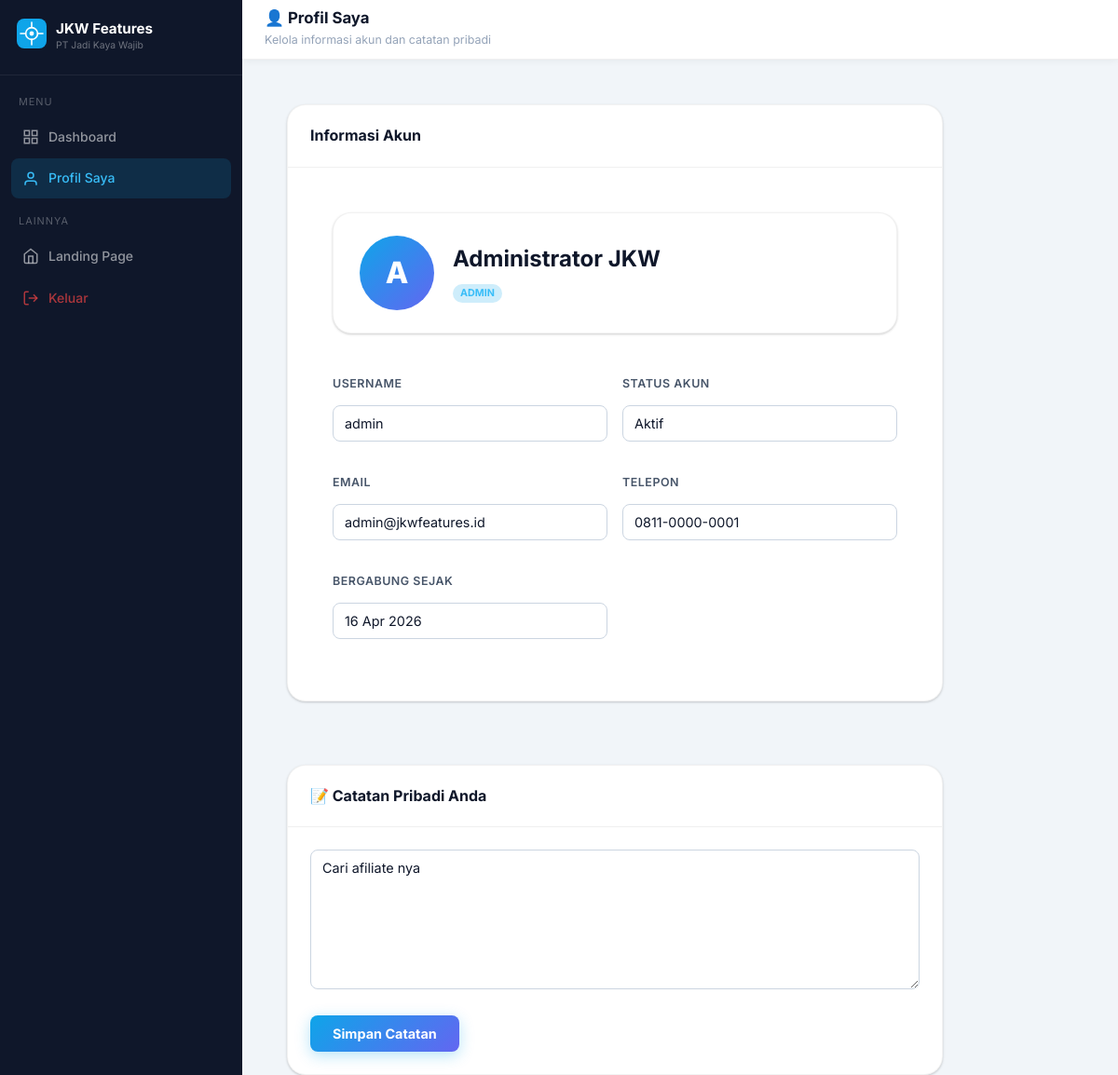
The page /profil.php (signed in) on the database its author committed.
### tables this page shows
CREATE TABLE `users` (
  `id` int(11) NOT NULL,
  `nama` varchar(150) NOT NULL,
  `username` varchar(50) NOT NULL,
  `password` varchar(255) NOT NULL,
  `email` varchar(100) DEFAULT NULL,
  `telepon` varchar(20) DEFAULT NULL,
  `role` enum('admin','afiliator','user') DEFAULT 'user',
  `afiliator_id` int(11) DEFAULT NULL,
  `status` enum('aktif','nonaktif') DEFAULT 'aktif',
  `created_at` timestamp NOT NULL DEFAULT current_timestamp(),
  `password_plain` varchar(255) DEFAULT 'password123',
  `catatan_pribadi` text DEFAULT NULL
);

### config.php (called while the page is built, shortened)
<?php
function tglIndo($tgl) {
    $bulan = ['','Jan','Feb','Mar','Apr','Mei','Jun','Jul','Agu','Sep','Okt','Nov','Des'];
    $d = explode('-', $tgl);
    return "{$d[2]} {$bulan[(int)$d[1]]} {$d[0]}";
}
?>

### profil.php (the view, shortened to what this page needs)
<?php
require_once 'config.php';
$user_id   = $_SESSION['user_id'];
$user_nama = $_SESSION['user_nama'];
$user_role = $_SESSION['user_role'];
$user_q = mysqli_query($conn, "SELECT * FROM users WHERE id = $user_id");
$user_data = mysqli_fetch_assoc($user_q);
$catatan_pribadi = $user_data['catatan_pribadi'] ?? '';
?>
<!DOCTYPE html>
<html lang="id">
<head>
    <link rel="stylesheet" href="style.css">
</head>
<body class="dashboard-body">
<aside class="sidebar" id="sidebar">
    <div class="sidebar-brand">
        <div class="sb-logo">
        </div>
        <div>
            <div class="sidebar-brand-name">JKW Features</div>
            <div class="sidebar-brand-sub">PT Jadi Kaya Wajib</div>
        </div>
    </div>
    <nav class="sidebar-nav">
        <div class="nav-section-label">Menu</div>
        <a href="dashboard.php" class="nav-item">
            <svg width="18" height="18" viewBox="0 0 24 24" fill="none" stroke="currentColor" stroke-width="2"><rect x="3" y="3" width="7" height="7"/><rect x="14" y="3" width="7" height="7"/><rect x="14" y="14" width="7" height="7"/><rect x="3" y="14" width="7" height="7"/></svg>
            Dashboard
        </a>
        <a href="profil.php" class="nav-item active">
            <svg width="18" height="18" viewBox="0 0 24 24" fill="none" stroke="currentColor" stroke-width="2"><path d="M20 21v-2a4 4 0 0 0-4-4H8a4 4 0 0 0-4 4v2"/><circle cx="12" cy="7" r="4"/></svg>
            Profil Saya
        </a>
        <div class="nav-section-label">Lainnya</div>
        <a href="index.php" class="nav-item">
            <svg width="18" height="18" viewBox="0 0 24 24" fill="none" stroke="currentColor" stroke-width="2"><path d="M3 9l9-7 9 7v11a2 2 0 0 1-2 2H5a2 2 0 0 1-2-2z"/><polyline points="9 22 9 12 15 12 15 22"/></svg>
            Landing Page
        </a>
        <a href="logout.php" class="nav-item nav-item-logout">
            <svg width="18" height="18" viewBox="0 0 24 24" fill="none" stroke="currentColor" stroke-width="2"><path d="M9 21H5a2 2 0 0 1-2-2V5a2 2 0 0 1 2-2h4"/><polyline points="16 17 21 12 16 7"/><line x1="21" y1="12" x2="9" y2="12"/></svg>
            Keluar
        </a>
    </nav>
</aside>
<main class="main-content">
    <header class="topbar">
        <div class="topbar-title">
            <h2>👤 Profil Saya</h2>
            <span>Kelola informasi akun dan catatan pribadi</span>
        </div>
    </header>
    <div class="stats-grid" style="grid-template-columns: 1fr; max-width: 800px;">
        <div class="card" style="margin-bottom: 24px;">
            <div class="card-header">
                <h3>Informasi Akun</h3>
            </div>
            <div style="padding: 24px;">
                <div class="profil-banner" style="margin-bottom: 20px;">
                    <div class="profil-avatar" style="width: 80px; height: 80px; font-size: 32px;"><?= strtoupper(substr($user_nama, 0, 1)) ?></div>
                    <div class="profil-info">
                        <h2><?= htmlspecialchars($user_data['nama']) ?></h2>
                        <div class="user-role-badge role-<?= $user_role ?>" style="display:inline-block; margin-top:8px;"><?= ucfirst($user_role) ?></div>
                    </div>
                </div>
                <div class="form-grid">
                    <div class="form-group">
                        <label>Username</label>
                        <input type="text" value="<?= htmlspecialchars($user_data['username']) ?>" disabled>
                    </div>
                    <div class="form-group">
                        <label>Status Akun</label>
                        <input type="text" value="<?= ucfirst($user_data['status']) ?>" disabled>
                    </div>
                    <div class="form-group">
                        <label>Email</label>
                        <input type="text" value="<?= htmlspecialchars($user_data['email'] ?: '-') ?>" disabled>
                    </div>
                    <div class="form-group">
                        <label>Telepon</label>
                        <input type="text" value="<?= htmlspecialchars($user_data['telepon'] ?: '-') ?>" disabled>
                    </div>
                    <div class="form-group">
                        <label>Bergabung Sejak</label>
                        <input type="text" value="<?= tglIndo(substr($user_data['created_at'], 0, 10)) ?>" disabled>
                    </div>
                </div>
            </div>
        </div>
        <div class="card">
            <div class="card-header">
                <h3>📝 Catatan Pribadi Anda</h3>
            </div>
            <form method="POST" action="profil.php">
                <div class="form-grid" style="padding-bottom: 0;">
                    <div class="form-group" style="grid-column: 1 / -1;">
                        <textarea name="catatan_pribadi" placeholder="Tulis catatan rahasia Anda di sini... Hanya Anda yang bisa melihat dan mengubahnya." style="min-height: 150px;"><?= htmlspecialchars($catatan_pribadi) ?></textarea>
                    </div>
                </div>
                <div class="form-actions" style="margin-top: 10px;">
                    <button type="submit" class="btn-primary">Simpan Catatan</button>
                </div>
            </form>
        </div>
    </div>
</main>
</body>
</html>

### rows shown on the page
users: nama "Administrator JKW", username "admin", status "Aktif", email "admin@jkwfeatures.id", telepon "0811-0000-0001", created_at "16 Apr 2026", catatan_pribadi "Cari afiliate nya"

### other values the page prints
substr($user_nama, 0, 1) "A"
$user_role "ADMIN"
